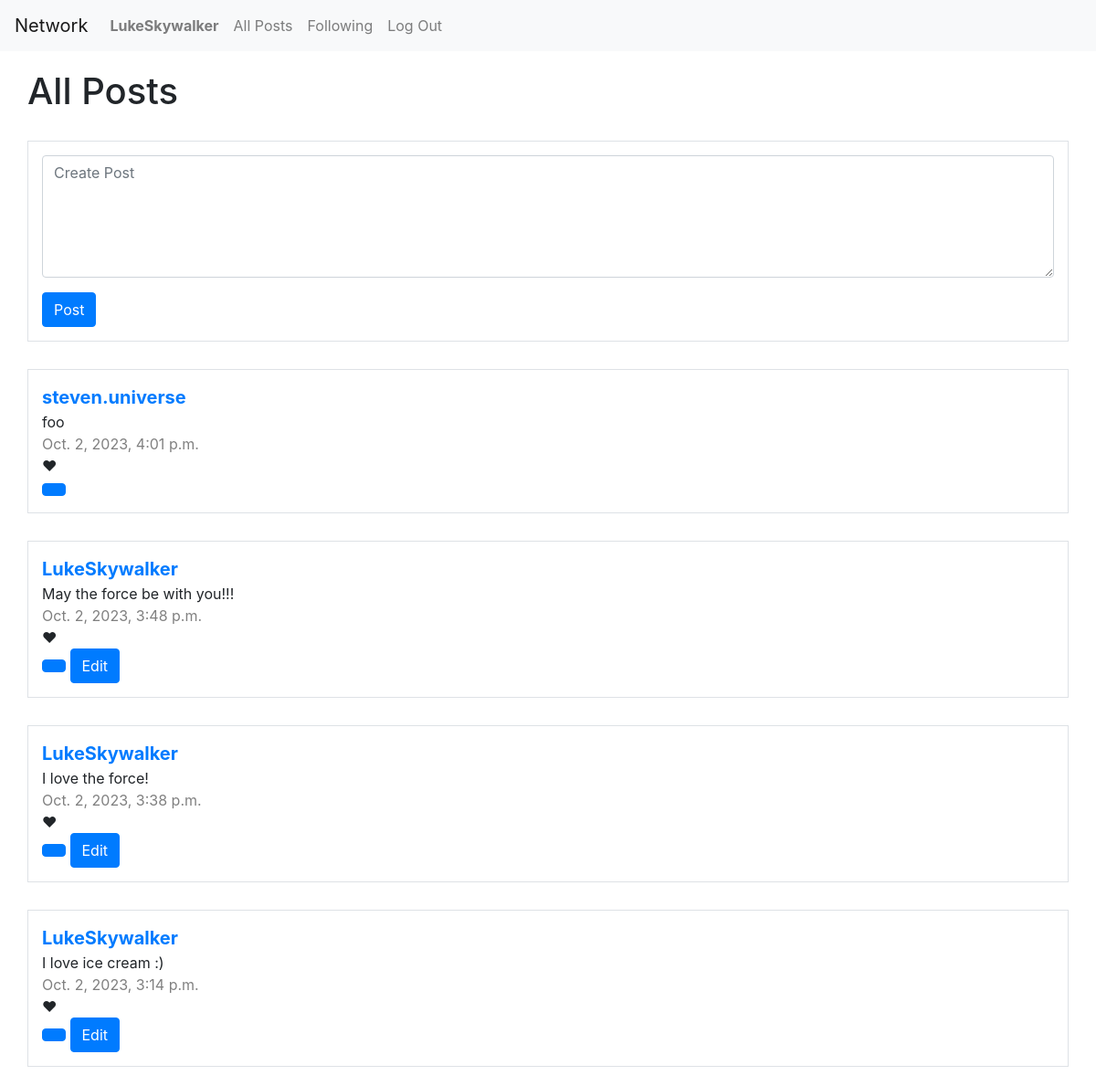
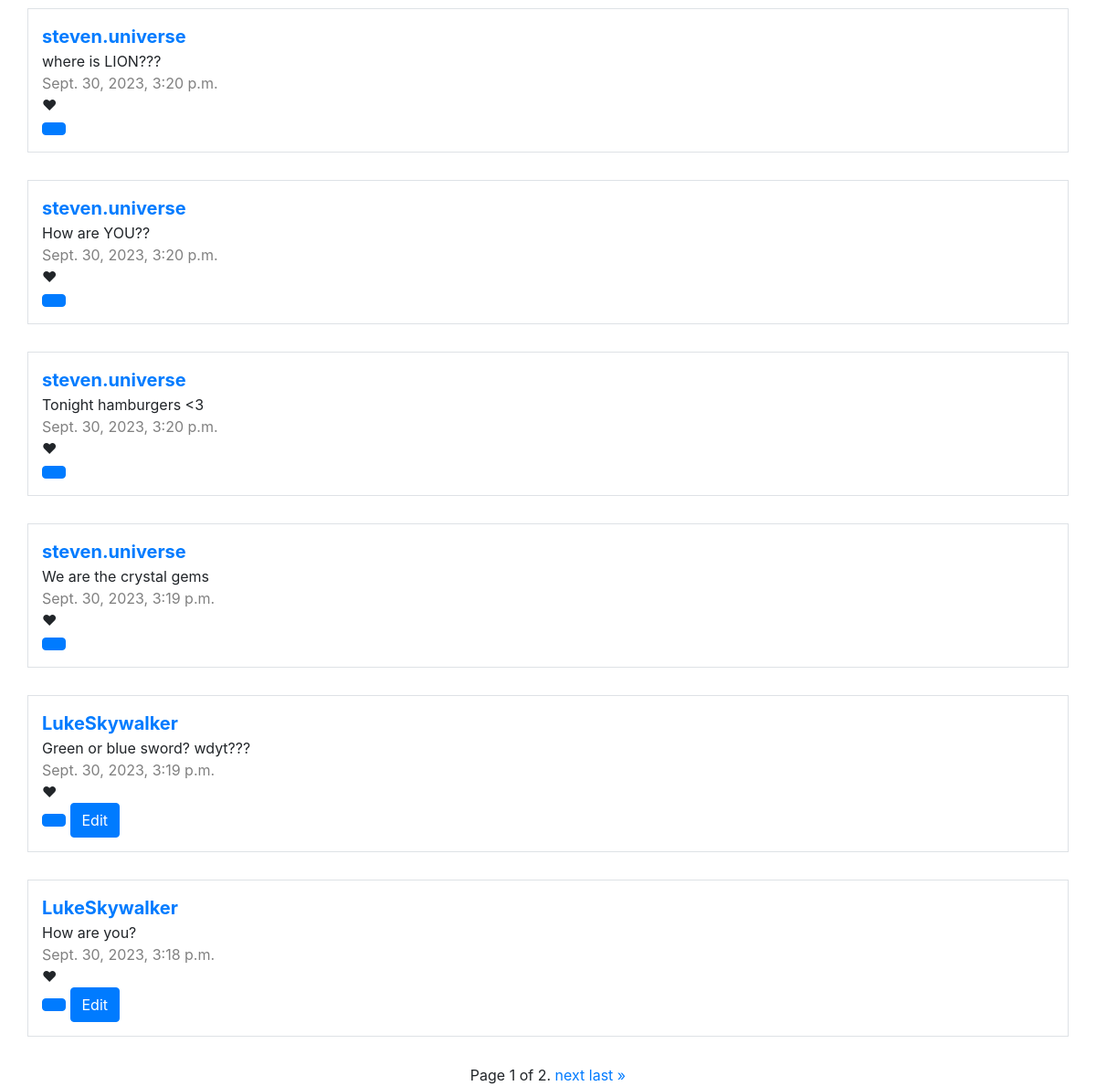
Screenshot of / (signed in) with the database file from the repository (2 pictures, top to bottom).
### network/models.py (models this page shows)
class User(AbstractUser):
    id = models.BigAutoField(primary_key=True)
    pass

class Post(models.Model):
    id = models.BigAutoField(primary_key=True)
    author = models.ForeignKey(User, on_delete=models.CASCADE)
    content = models.TextField(max_length=512)
    datetime = models.DateTimeField(auto_now_add=True)

### network/views.py (the view)
# urls.py: path("", views.index, name="index"),
def index(request):
    if request.method == 'POST':
        post = Post(
            author = request.user,
            content = request.POST['content']
        )
        post.save()
        return HttpResponseRedirect(reverse('index'))
    else:
        posts = Post.objects.all().order_by('-datetime')
        paginator = Paginator(posts, 10)
        page_number = request.GET.get('page')
        page_obj = paginator.get_page(page_number)
        return render(request, "network/index.html", {
            'posts': page_obj,
            'likes': 0, # TODO
        })

### network/templates/network/index.html (shortened to what this page needs)
{% extends "network/layout.html" %}
{% block body %}
    <div>
        <h1 class="top_left_margin">All Posts</h1>
    </div>
    {% if user.is_authenticated %}
        <form class='border' action="{% url 'index' %}" method="post">
            <div class="form-group">
                <textarea class="form-control" name="content" rows="5" placeholder="Create Post"></textarea>
            </div>
            <input class="btn btn-primary" type="submit" value="Post">
        </form>
    {% endif %}
    {% include "network/posts.html" %}
    {% include "network/pagination.html" %}
{% endblock %}

### network/templates/network/layout.html (shortened to what this page needs)
{% load static %}
<!DOCTYPE html>
<html lang="en">
    <head>
        <link rel="stylesheet" href="https://stackpath.bootstrapcdn.com/bootstrap/4.4.1/css/bootstrap.min.css">
        <link href="{% static 'network/styles.css' %}" rel="stylesheet">
    </head>
    <body>
        <nav class="navbar navbar-expand-lg navbar-light bg-light">
            <a class="navbar-brand" href="#">Network</a>
            <div>
              <ul class="navbar-nav mr-auto">
                {% if user.is_authenticated %}
                    <li class="nav-item">
                        <a class="nav-link" href="#"><strong>{{ user.username }}</strong></a>
                    </li>
                {% endif %}
                <li class="nav-item">
                  <a class="nav-link" href="{% url 'index' %}">All Posts</a>
                </li>
                {% if user.is_authenticated %}
                    <li class="nav-item">
                        <a class="nav-link" href="{% url 'following' %}">Following</a>
                    </li>
                    <li class="nav-item">
                        <a class="nav-link" href="{% url 'logout' %}">Log Out</a>
                    </li>
                {% endif %}
              </ul>
            </div>
          </nav>
        <div class="body">
            {% block body %}
            {% endblock %}
        </div>
    </body>
</html>

### network/templates/network/posts.html (shortened to what this page needs)
{% for post in posts %}
<div id="{{ post.id }}" class='border post'>
    <a style="font-weight: bold; font-size: 20px;" href="{% url 'profile' post.author %}">{{ post.author }}</a>
    <div id="content{{ post.id }}" >{{ post.content }}</div>
    <div style="color: grey;">{{ post.datetime }}</div>
    <span>&#10084</span>
    <br>
    {% if user.is_authenticated %}
        <button id="like-button{{ post.id }}" class="btn btn-primary"></button>
        {% if user == post.author %}
            <button id="edit-button{{ post.id }}" class="btn btn-primary">Edit</button>
        {% endif %}
    {% endif %}
</div>
{% endfor %}

### network/templates/network/layout.html (style rules this page uses)
.border { border: 1px solid black; margin: 30px; padding: 15px; }
.top_left_margin { margin: 20px 30px; }

### rows the page displays
User: username "LukeSkywalker"
Post: author "steven.universe", content "foo", datetime "Oct. 2, 2023, 4:01 p.m."
Post: author "LukeSkywalker", content "May the force be with you!!!", datetime "Oct. 2, 2023, 3:48 p.m."
Post: author "LukeSkywalker", content "I love the force!", datetime "Oct. 2, 2023, 3:38 p.m."
Post: author "LukeSkywalker", content "I love ice cream :)", datetime "Oct. 2, 2023, 3:14 p.m."
Post: author "steven.universe", content "where is LION???", datetime "Sept. 30, 2023, 3:20 p.m."
Post: author "steven.universe", content "How are YOU??", datetime "Sept. 30, 2023, 3:20 p.m."
Post: author "steven.universe", content "Tonight hamburgers <3", datetime "Sept. 30, 2023, 3:20 p.m."
Post: author "steven.universe", content "We are the crystal gems", datetime "Sept. 30, 2023, 3:19 p.m."
Post: author "LukeSkywalker", content "Green or blue sword? wdyt???", datetime "Sept. 30, 2023, 3:19 p.m."
Post: author "LukeSkywalker", content "How are you?", datetime "Sept. 30, 2023, 3:18 p.m."

### other values shown
{{ posts.number }} "1"
{{ posts.paginator.num_pages }} "2"
